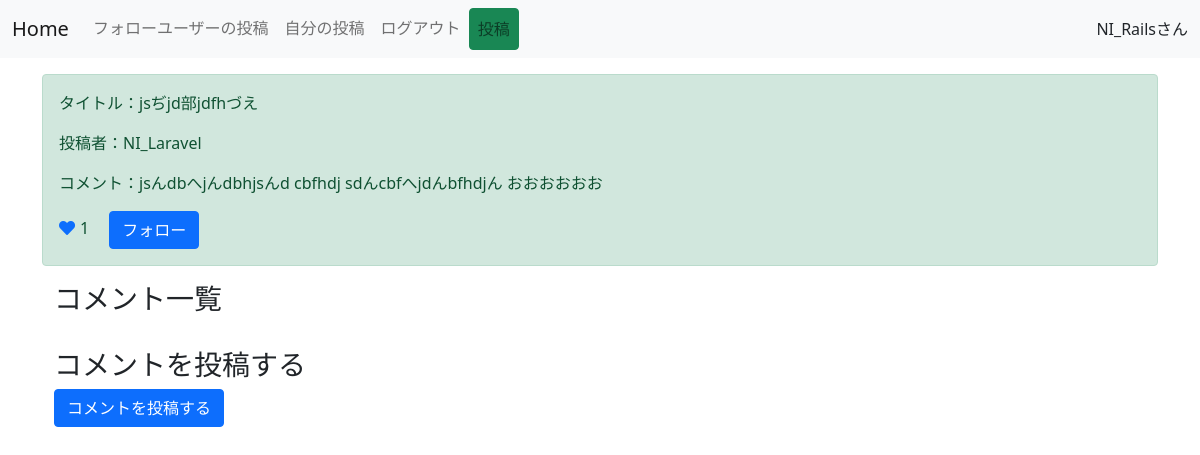
Page /detail/6 (signed in) on the earlier database version.
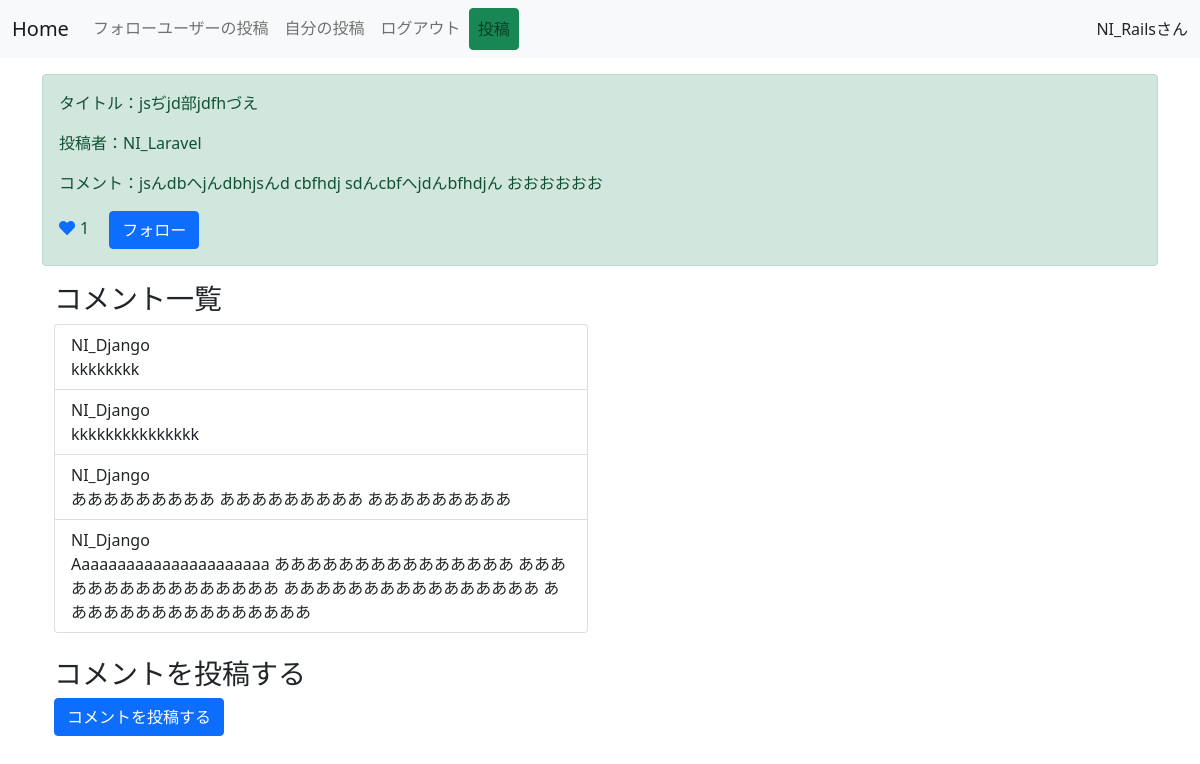
Same page on the later database version.
### snsapp/models.py (models this page shows, shortened)
class Comment(models.Model):
    content = models.TextField()
    post = models.ForeignKey(Post, on_delete=models.CASCADE, related_name='comments')
    user = models.ForeignKey(User, on_delete=models.CASCADE)
    created_at = models.DateTimeField(auto_now_add=True)

### snsapp/views.py (the view)
# urls.py: path('detail/<int:pk>', DetailPost.as_view(), name='detail'),
class DetailPost(LoginRequiredMixin, DetailView):
   model = Post
   template_name = 'detail.html'

### templates/detail.html (shortened to what this page needs)
{% extends 'base.html' %}
{% load static %}
{% block customcss %}
<link rel="stylesheet" href="{% static 'style.css' %}">
{% endblock customcss %}
{% block content %}
<div class="container">
  <div class="alert alert-success" role="alert">
      <p>タイトル：{{object.title}}</p>
      <p>投稿者：{{object.user}}</p>
      <p>コメント：{{object.content}}</p>
      {% if request.user in object.like.all %}
      <a href="{% url 'like-detail' object.pk %}" class="like-btn add-color" tabindex="-1" role="button" aria-disabled="true"><i class="fas fa-heart"></i></a>{{object.like.count}}
      {% else %}
      <a href="{% url 'like-detail' object.pk %}" class="like-btn"  tabindex="-1" role="button" aria-disabled="true"><i class="fas fa-heart"></i></a>{{object.like.count}}
      {% endif %}
      {% if object.user in connection.0.following.all %}
      <a href="{% url 'follow-detail' object.pk %}" class="btn btn-danger ms-3" tabindex="-1" role="button" aria-disabled="true">フォロー解除</a>
      {% else %}
      <a href="{% url 'follow-detail' object.pk %}" class="btn btn-primary ms-3" tabindex="-1" role="button" aria-disabled="true">フォロー</a>
      {% endif %}
    </div>
    <div class="container">
        <div class="row">
            <div class="col-md-6">
                <h3>コメント一覧</h3>
                <ul class="list-group">
                    {% for comment in object.comments.all %}
                        <li class="list-group-item">
                            <div class="d-flex justify-content-between">
                                <div>{{ comment.user.username }}</div>
                            </div>
                            <div>{{ comment.content }}</div>
                        </li>
                    {% endfor %}
                </ul>
            </div>
        </div>
        <div class="row mt-4">
            <div class="col-md-6">
                <h3>コメントを投稿する</h3>
                <form method="post" action="{% url 'comment-create' object.pk %}">
                    <button type="submit" class="btn btn-primary">コメントを投稿する</button>
                </form>
            </div>
        </div>
    </div>
</div>
{% endblock content %}

Differences in the rows shown:
added Comment: user.username "NI_Django", content "kkkkkkkk"
added Comment: user.username "NI_Django", content "kkkkkkkkkkkkkkk"
added Comment: user.username "NI_Django", content "あああああああああ あああああああああ あああああああああ"
added Comment: user.username "NI_Django", content "Aaaaaaaaaaaaaaaaaaaaaa あああああああああああああああ ああああああああああああああああ ああああああああああああああああ ああああああああああああああああ"
